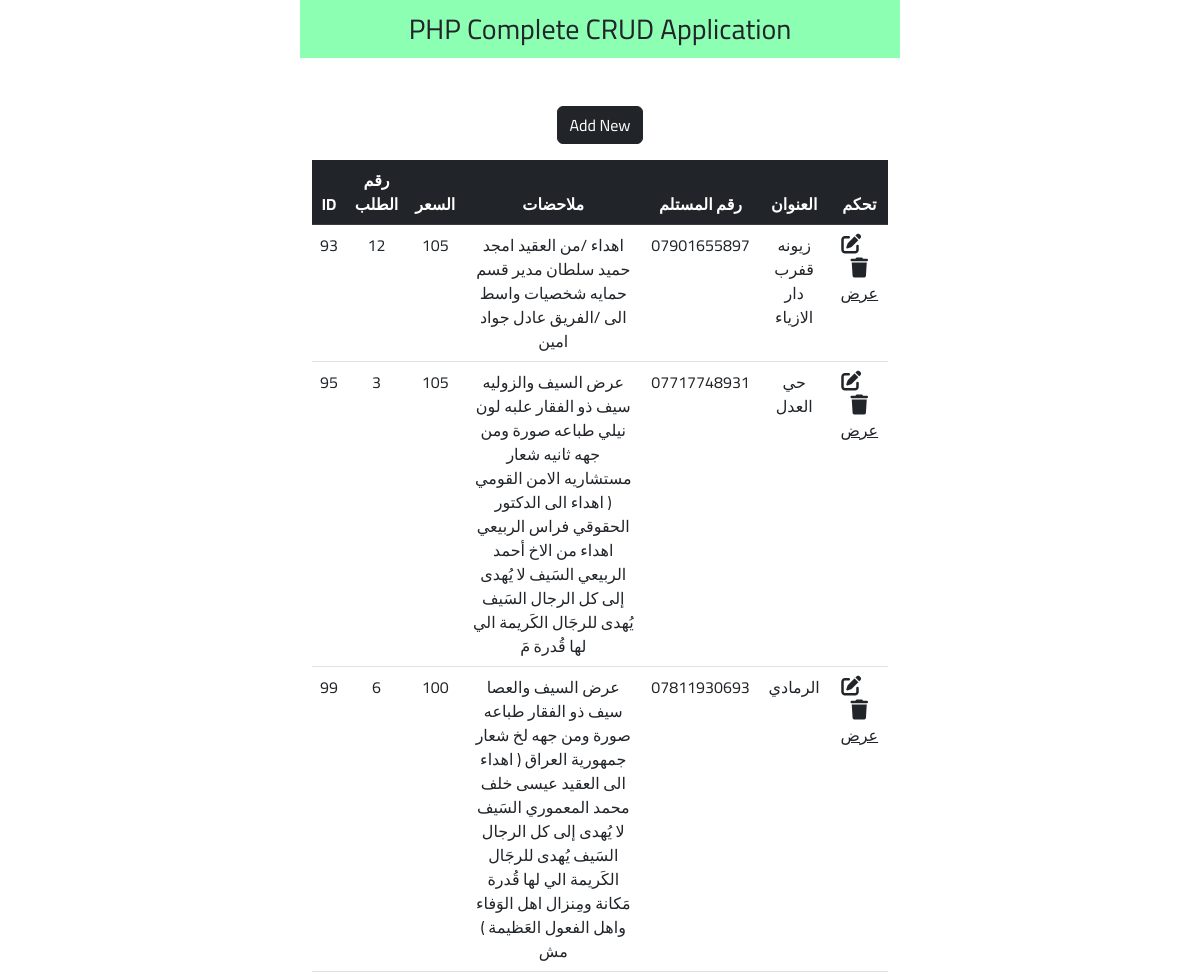
Screenshot of /qaryat/orders/index.php (signed in) with the database file from the repository.
### tables this page shows
CREATE TABLE `orders` (
  `id` int(11) NOT NULL,
  `orderN` varchar(255) NOT NULL,
  `price` int(255) NOT NULL,
  `note` varchar(255) NOT NULL,
  `userNumber` varchar(255) NOT NULL,
  `addreces` varchar(255) NOT NULL,
  `user_id` varchar(255) NOT NULL,
  `order_page_name` varchar(255) NOT NULL,
  `page_name` varchar(255) NOT NULL,
  `statuse` varchar(50) NOT NULL,
  `priceAd` int(255) NOT NULL,
  `Governorate` varchar(255) NOT NULL
);

### qaryat/orders/index.php (the view, shortened to what this page needs)
<?php
include '../login/config.php';
$user_id = $_SESSION['user_id'];
?>
<!DOCTYPE html>
<html lang="en">
<head>
  <link href="https://cdn.jsdelivr.net/npm/bootstrap@5.2.3/dist/css/bootstrap.min.css" rel="stylesheet">
  <link rel="stylesheet" href="https://cdnjs.cloudflare.com/ajax/libs/font-awesome/6.4.0/css/all.min.css" />
  <link rel="stylesheet" type="text/css" href="style.css">
</head>
<body>
  <nav class="navbar navbar-light justify-content-center fs-3 mb-5" style="background-color: #00ff5573;">
    PHP Complete CRUD Application
  </nav>
  <div class="container">
    <a href="add-new.php" class="btn btn-dark mb-3">Add New</a>
    <table class="table table-hover text-center">
      <thead class="table-dark">
        <tr>
          <th scope="col">ID</th>
          <th scope="col">رقم الطلب </th>
          <th scope="col">السعر</th>
          <th scope="col">ملاحضات</th>
          <th scope="col">رقم المستلم </th>
          <th scope="col">العنوان </th>
          <th scope="col">تحكم </th>
        </tr>
      </thead>
      <tbody>
        <?php
        $sql = "SELECT * FROM `orders` WHERE user_id = '$user_id'";
        $result = mysqli_query($conn, $sql);
        while ($row = mysqli_fetch_assoc($result)) {
        ?>
          <tr>
            <td><?php echo $row["id"] ?></td>
            <td><?php echo $row["orderN"] ?></td>
            <td><?php echo $row["price"] ?></td>
            <td><?php echo $row["note"] ?></td>
            <td><?php echo $row["userNumber"] ?></td>
            <td><?php echo $row["addreces"] ?></td>
            <td>
              <a href="edit.php?id=<?php echo $row["id"] ?>" class="link-dark"><i class="fa-solid fa-pen-to-square fs-5 me-3"></i></a>
              <a href="delete.php?id=<?php echo $row["id"] ?>" class="link-dark"><i class="fa-solid fa-trash fs-5"></i></a>
                            <a href="../orders/user_order.php?id=<?php echo $row["id"] ?>" class="link-dark">عرض </a>
            </td>
          </tr>
        <?php
        }
        ?>
      </tbody>
    </table>
  </div>
</body>
</html>

### qaryat/orders/style.css (style rules this page uses)
* { font-family: 'Cairo', sans-serif; }
body { text-align: center; max-height: 100vh; width: 600px; margin: auto; }

### rows the page displays
orders: id "93", orderN "12", price "105", note "اهداء /من العقيد امجد حميد سلطان مدير قسم حمايه شخصيات واسط الى /الفريق عادل جواد امين", userNumber "07901655897", addreces "زيونه قفرب دار الازياء"
orders: id "95", orderN "3", price "105", note "عرض السيف والزوليه سيف ذو الفقار علبه لون نيلي طباعه صورة ومن جهه ثانيه شعار مستشاريه الامن القومي ( اهداء الى الدكتور الحقوقي فراس الربيعي اهداء من الاخ أحمد الربيعي السَيف لا يُهدى إلى كل الرجال السَيف يُهدى للرجَال الكَريمة الي لها قُدرة مَ", userNumber "07717748931", addreces "حي العدل"
orders: id "99", orderN "6", price "100", note "عرض السيف والعصا سيف ذو الفقار طباعه صورة ومن جهه لخ شعار جمهورية العراق ( اهداء الى العقيد عيسى خلف محمد المعموري السَيف لا يُهدى إلى كل الرجال السَيف يُهدى للرجَال الكَريمة الي لها قُدرة مَكانة ومِنزال اهل الوَفاء واهل الفعول العَظيمة ) مش", userNumber "07811930693", addreces "الرمادي"
